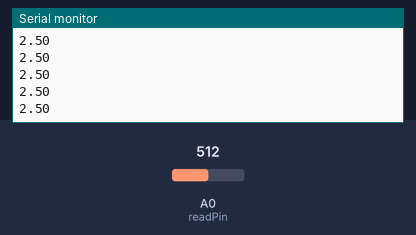
Bench run of a sketch on a simulated Arduino Uno, built with avr-gcc and run on an emulated ATmega328P. On the bench: the last lines printed to the serial monitor. Inputs (shaded band) come from the test bench; at power-on: A0 (readPin) = 512.

Above: at 1.2 s.
1.3 s: A0 (readPin) set to 716
At 1.31 s:
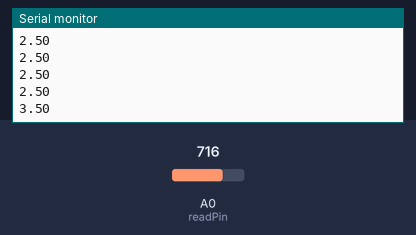
2.8 s: A0 (readPin) set to 900
At 2.82 s:
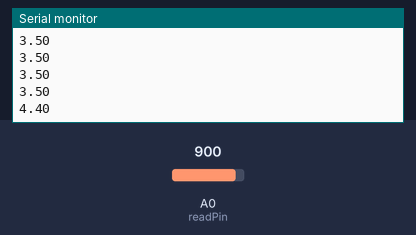
Timing chart, 0 to 5.8 s (numbered marks = the images above; inputs shaded):
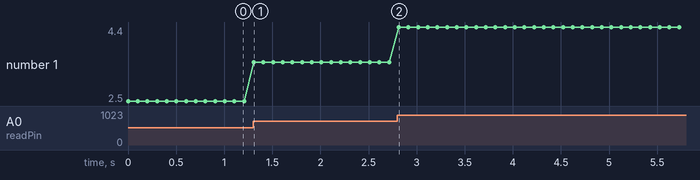

Measured:
- after the input at 1.3 s, the serial monitor: prints a new line at once (image 1)
- after the input at 2.8 s, the serial monitor: prints a new line at once (image 2)
- plotted number 1: 2.5 → 3.5 after the input at 1.3 s, 3.5 → 4.4 after the input at 2.8 s

The sketch:

RC_Capacitor.ino
```cpp
/* The goal of this program is to see understand and explore capacitors with RC time constants using Arduino UNO;
   also, to learn how capacitors work, the concept of RC time constants,and how these constants change with different
   resistor and capacitor values. All of this would be done by using the Arduino UNO to measure and visualize the
   charging and discharging of a capacitor in an RC circuit. The theme of this is knowing how to properly
   use the basics like setting a variable with an integer value, the Serial begin() and Serial print(), analogRead()
   and the float.

                                              --- This is the code ---                                        */

const int readPin = A0;                          // Assign readPin to A0

void setup() {                                   // Run the code once

Serial.begin(9600);                              // Open the Serial Monitor at 9600 bauds rate

}                                                // End of setup

void loop (){                                    // Run the code in loop

 int sensorValue = analogRead(readPin);          // Assign the new variable sensorValue to the value that will be read by A0
 float voltage = sensorValue * (5.0 / 1023.0);   // Multiply that value to this to get the voltage value
 Serial.println(voltage);                        // Print the calculate value in the serial monitor
 delay(100);                                     // Delay for 100ms

}                                                // End of loop
```
